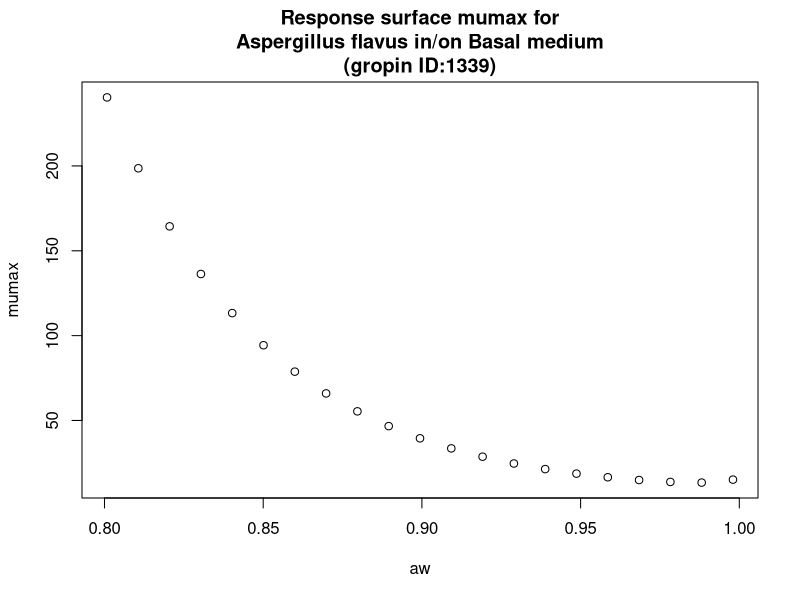

R code for this plot:
#############################
# start of Parameter script
#############################
aw <- seq(0.8008,0.998001998001998,length.out=21)
#############################
# end of Parameter script
#############################
############################# 
# start of Model script Gropin ID 1339 
#############################
 
# constant coefficients for this model
 
variables <- data.frame(aw)
argumentsPar <- expand.grid(variables)
 
# heart of the model
response_surface <- function(aw) {
   mumax <-exp(2.930-5.917*sqrt(1-aw)+26.07*(sqrt(1-aw))^2)

return(mumax=mumax)
} 

# output parameters
responseSurface <- cbind(argumentsPar,response_surface(argumentsPar['aw']))
colnames(responseSurface) <- c(colnames(argumentsPar),'mumax')
#############################
# End of Model script
#############################
############################# 
# start of Visualisation script Gropin ID 1339 
#############################
plot(aw,responseSurface$'mumax',xlab='aw',
                          ylab='mumax',main='Response surface mumax for
Aspergillus flavus in/on Basal medium
(gropin ID:1339)')
#############################
# End of Visualisation script
#############################
